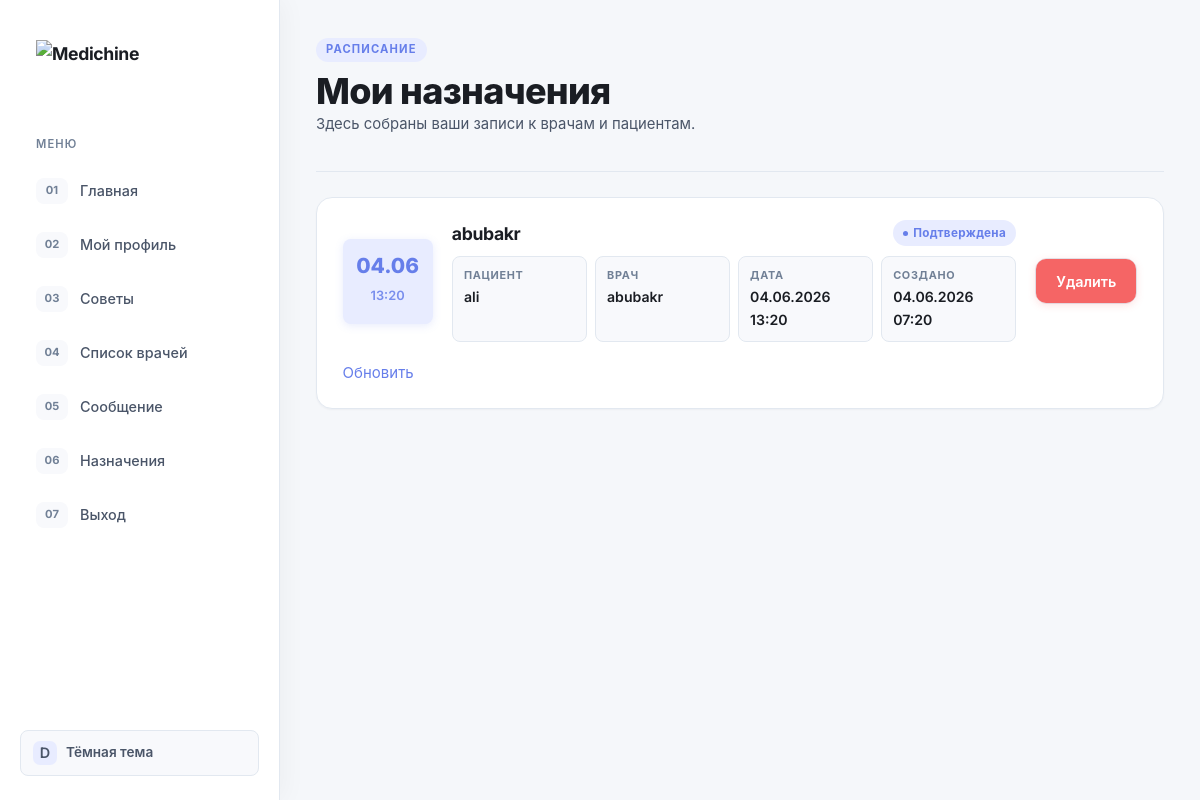
Screenshot of /appointments/my_appointments (signed in) with the database file from the repository.
### appointments/models.py (models this page shows, shortened)
class Appointment(models.Model):
    patient = models.ForeignKey(settings.AUTH_USER_MODEL, on_delete=models.CASCADE, related_name='appointments')
    doctor = models.ForeignKey('doctors.DoctorProfile', on_delete=models.CASCADE, related_name='appointments')
    date = models.DateTimeField()
    slug = models.SlugField(unique=True, blank=True, null=True)
    is_deleted = models.BooleanField(default=False)
    STATUS = (
        ('pending', 'Ожидание'),
        ('approved', 'Подтверждена'),
        ('cancelled', 'Отменена'),
    )
    status = models.CharField(max_length=30, choices=STATUS, default='pending')
    created_at = models.DateTimeField(auto_now_add=True)
    celery_task_ids = models.JSONField(default=list, blank=True)
    sms_reminder_sent = models.BooleanField(default=False)

### doctors/models.py (models this page shows, shortened)
class DoctorProfile(models.Model):
    user=models.OneToOneField(settings.AUTH_USER_MODEL,on_delete=models.CASCADE)
    speciality=models.CharField(max_length=20)
    city=models.CharField(max_length=50)
    clinic=models.CharField(max_length=100)
    bio=models.TextField(blank=True)
    experience=models.PositiveIntegerField(default=0)
    photo=models.ImageField(upload_to='doctors/',null=True,blank=True)

### accounts/models.py (models this page shows, shortened)
class User(AbstractUser):
    ROLE_CHOICES = (
        ('patient', 'Patient'),
        ('doctor', 'Doctor'),
        ('admin', 'Admin'),
    )
    role = models.CharField(
        max_length=20,
        choices=ROLE_CHOICES,
        default='patient'
    )
    phone = models.CharField(
        max_length=20, unique=True, null=True, blank=True
    )
    age=models.PositiveIntegerField(null=True,blank=True)
    city = models.CharField(max_length=50, blank=True)

### appointments/views.py (the view)
# urls.py: path('my_appointments',views.AppointmentListView.as_view(),name='appointments'),
class AppointmentListView(LoginRequiredMixin,generic.ListView):
    model=Appointment
    template_name='appoinments/show_appointment.html'
    def get_queryset(self):
        Appointment.objects.filter(
            status='pending',
            date__lte=timezone.now()
        ).update(status='approved')
        user = self.request.user
        base_queryset = Appointment.objects.select_related('doctor', 'patient').filter(
            is_deleted=False
        )
        if user.role == 'patient':
            return base_queryset.filter(patient=user)
        elif user.role == 'doctor':
            try:
                doctor_profile = user.doctorprofile
                return base_queryset.filter(doctor=doctor_profile)
            except (DoctorProfile.DoesNotExist, AttributeError):
                return Appointment.objects.none()
        elif user.role == 'admin':
            return base_queryset
        return base_queryset.filter(patient=user)

### templates/appoinments/show_appointment.html (shortened to what this page needs)
{% extends "accounts/base.html" %}
{% block main %}
<header class="page-head appointments-head">
    <div>
        <p class="eyebrow">Расписание</p>
        <h1>Мои назначения</h1>
        <p class="muted">Здесь собраны ваши записи к врачам и пациентам.</p>
    </div>
</header>
<section class="appointments-list">
    {% for i in object_list %}
        <article class="appointment-card panel">
            <div class="appointment-date">
                <span>{{ i.date|date:"d.m" }}</span>
                <strong>{{ i.date|date:"H:i" }}</strong>
            </div>
            <div class="appointment-main">
                <div class="appointment-title">
                    <h2>{{ i.doctor.user.username }}</h2>
                    <span class="status-pill status-{{ i.status }}">
                        {{ i.get_status_display }}
                    </span>
                </div>
                <dl class="appointment-details">
                    <div>
                        <dt>Пациент</dt>
                        <dd>{{ i.patient.username }}</dd>
                    </div>
                    <div>
                        <dt>Врач</dt>
                        <dd>{{ i.doctor.user.username }}</dd>
                    </div>
                    <div>
                        <dt>Дата</dt>
                        <dd>{{ i.date|date:"d.m.Y H:i" }}</dd>
                    </div>
                    <div>
                        <dt>Создано</dt>
                        <dd>{{ i.created_at|date:"d.m.Y H:i" }}</dd>
                    </div>
                </dl>
            </div>
            {% if request.user == i.patient or request.user == i.doctor.user or request.user.is_superuser %}
                <form class="appointment-actions"
                      action="{% url 'delete_appointment' i.slug %}"
                      method="post">
                    <button class="danger-button" type="submit">Удалить</button>
                </form>
                <a href="{% url 'update_appointment' i.slug %}">Обновить</a>
            {% endif %}
        </article>
    {% empty %}
        <div class="empty-state panel">
            <h2>Назначений пока нет</h2>
            <p class="muted">Когда вы запишетесь к врачу, запись появится здесь.</p>
            <a class="button" href="{% url 'doctors_list' %}">Найти врача</a>
        </div>
    {% endfor %}
</section>
{% endblock %}

### rows the page displays
Appointment: date "04.06", date "13:20", doctor.user.username "abubakr", status "Подтверждена", patient.username "ali", date "04.06.2026 13:20", created_at "04.06.2026 07:20", shows "Удалить"
